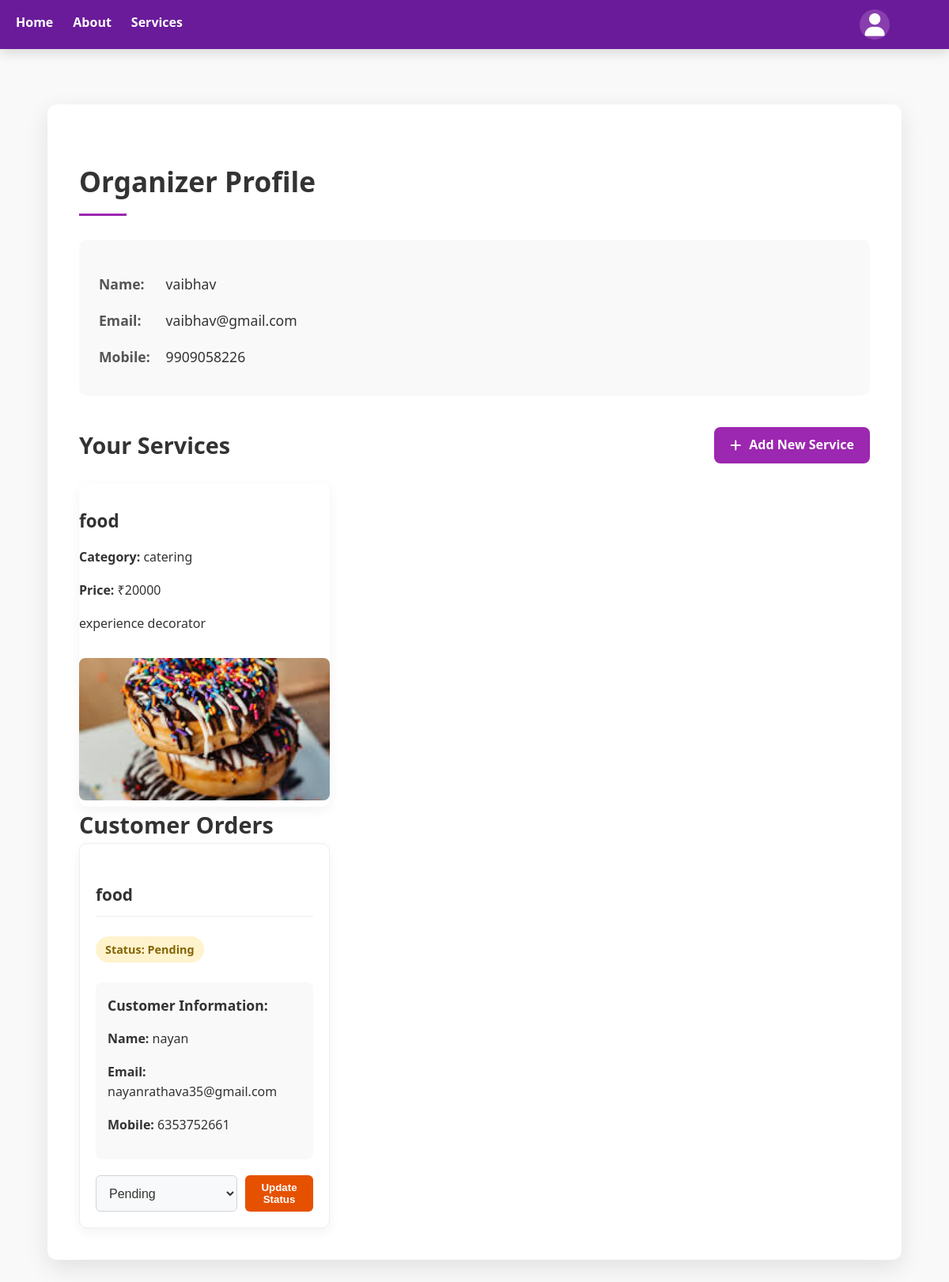
The app's page /profile/organizer (signed in) with its own data.
### model.py (models this page shows)
class User(db.Model):
    id = db.Column(db.Integer, primary_key=True)
    role = db.Column(db.String(10))  # customer or organizer
    name = db.Column(db.String(100))
    email = db.Column(db.String(100), unique=True)
    mobile = db.Column(db.String(15))  # New field
    password = db.Column(db.String(200))

class Service(db.Model):
    id = db.Column(db.Integer, primary_key=True)
    title = db.Column(db.String(100))
    category = db.Column(db.String(100))
    description = db.Column(db.Text)
    price = db.Column(db.Integer)
    image = db.Column(db.String(100))
    organizer_id = db.Column(db.Integer, db.ForeignKey('user.id'))
    organizer = db.relationship('User', backref='services')

class Order(db.Model):
    id = db.Column(db.Integer, primary_key=True)
    customer_id = db.Column(db.Integer, db.ForeignKey('user.id'))
    service_id = db.Column(db.Integer, db.ForeignKey('service.id'))
    status = db.Column(db.String(20))
    service = db.relationship('Service', backref='orders')
    customer = db.relationship('User', backref='customer_orders')

### app.py (the view)
@app.route('/profile/organizer')
def profile_organizer():
    if 'user_id' not in session or session['role'] != 'organizer':
        return redirect(url_for('login'))
    user = User.query.get(session['user_id'])
    services = Service.query.filter_by(organizer_id=user.id).all()
    service_ids = [s.id for s in services]
    orders = Order.query.filter(Order.service_id.in_(service_ids)).all()
    return render_template('profile_organizer.html', user=user, services=services, orders=orders)

### templates/profile_organizer.html (shortened to what this page needs)
{% extends "layout.html" %}
{% block content %}
<div class="profile-container">
    <h2 class="profile-heading">Organizer Profile</h2>
    <div class="profile-info">
        <p><strong>Name:</strong> {{ user.name }}</p>
        <p><strong>Email:</strong> {{ user.email }}</p>
        <p><strong>Mobile:</strong> {{ user.mobile }}</p>
    </div>
    <div class="section-header">
        <h3 class="section-heading">Your Services</h3>
        <a href="{{ url_for('add_service') }}" class="action-button"><i class="fas fa-plus"></i> Add New Service</a>
    </div>
    {% if services %}
    <div class="services-list">
        {% for service in services %}
        <div class="service-card profile-service">
            <h4 class="service-title">{{ service.title }}</h4>
            <p><strong>Category:</strong> {{ service.category }}</p>
            <p><strong>Price:</strong> ₹{{ service.price }}</p>
            <p>{{ service.description }}</p>
            {% if service.image %}
                <img src="{{ url_for('static', filename='uploads/' + service.image) }}" class="profile-service-image" alt="Service Image">
            {% endif %}
        </div>
        {% endfor %}
    </div>
    {% else %}
    <p class="no-services">No services added yet.</p>
    {% endif %}
    <h3 class="section-heading">Customer Orders</h3>
    {% if orders %}
    <div class="orders-list">
        {% for order in orders %}
        <div class="order-card">
            <h4 class="order-title">{{ order.service.title }}</h4>
            <p class="order-status {{ order.status.lower() }}"><strong>Status:</strong> {{ order.status }}</p>
            <div class="customer-details">
                <h5>Customer Information:</h5>
                <p><strong>Name:</strong> {{ order.customer.name }}</p>
                <p><strong>Email:</strong> {{ order.customer.email }}</p>
                <p><strong>Mobile:</strong> {{ order.customer.mobile }}</p>
            </div>
            <div class="order-actions">
                <form action="{{ url_for('update_order_status', order_id=order.id) }}" method="POST" class="status-form">
                    <select name="status" class="status-select">
                        <option value="Pending" {% if order.status == 'Pending' %}selected{% endif %}>Pending</option>
                    </select>
                    <button type="submit" class="update-status-btn">Update Status</button>
                </form>
            </div>
        </div>
        {% endfor %}
    </div>
    {% else %}
    <p class="no-orders">No orders received yet.</p>
    {% endif %}
</div>
{% endblock %}

### static/style.css (style rules this page uses)
body { margin: 0; font-family: 'Segoe UI', Tahoma, Geneva, Verdana, sans-serif; background-color: #f9f9f9; color: #333; line-height: 1.6; padding-top: 72px; }
.service-card { background-color: #fff; border-radius: 10px; overflow: hidden; box-shadow: 0 5px 15px rgba(0,0,0,0.05); transition: transform 0.4s ease, box-shadow 0.4s ease; }
.service-title { font-size: 1.4rem; font-weight: 600; margin-bottom: 10px; color: #333; }
form input, form select, form textarea { width: 100%; padding: 12px 15px; border: 1px solid #ddd; border-radius: 8px; font-size: 1rem; color: #333; background-color: #f9f9f9; transition: border-color 0.3s, box-shadow 0.3s; }
.profile-container { max-width: 1000px; margin: 60px auto; padding: 40px; background-color: #fff; border-radius: 12px; box-shadow: 0 10px 30px rgba(0, 0, 0, 0.1); }
.profile-heading { font-size: 2.2rem; color: #333; margin-bottom: 30px; position: relative; padding-bottom: 15px; }
.profile-heading:after { content: ''; position: absolute; width: 60px; height: 3px; background-color: #9c27b0; bottom: 0; left: 0; }
.profile-info { background-color: #f9f9f9; border-radius: 10px; padding: 25px; margin-bottom: 40px; }
.profile-info p { margin-bottom: 10px; font-size: 1.1rem; }
.profile-info p strong { color: #555; display: inline-block; width: 80px; }
.section-header { display: flex; justify-content: space-between; align-items: center; margin-bottom: 25px; }
.section-heading { font-size: 1.8rem; color: #333; margin: 0; }
.action-button { display: inline-flex; align-items: center; gap: 10px; background-color: #9c27b0; color: white; padding: 10px 20px; border-radius: 8px; font-size: 1rem; font-weight: 600; text-decoration: none; transition: background-color 0.3s, transform 0.3s; }
.action-button i { font-size: 1rem; }
.orders-list, .services-list { display: grid; grid-template-columns: repeat(auto-fill, minmax(300px, 1fr)); gap: 25px; }
.order-card { background-color: #fff; border-radius: 10px; padding: 20px; box-shadow: 0 5px 15px rgba(0,0,0,0.05); transition: transform 0.3s ease, box-shadow 0.3s; border: 1px solid #eee; }
.order-title { font-size: 1.3rem; color: #333; margin-bottom: 15px; padding-bottom: 10px; border-bottom: 1px solid #eee; }
.order-status { display: inline-block; padding: 5px 12px; border-radius: 50px; font-weight: 600; margin: 10px 0; font-size: 0.9rem; }
.order-status.pending { background-color: #fff3cd; color: #856404; }
.customer-details { margin: 15px 0; padding: 15px; background-color: #f9f9f9; border-radius: 8px; }
.customer-details h5 { margin-top: 0; margin-bottom: 10px; color: #333; font-size: 1.1rem; }
.order-actions { margin-top: 20px; }
.status-form { display: flex; gap: 10px; }
.status-select { flex-grow: 1; padding: 8px 12px; border-radius: 6px; border: 1px solid #ced4da; background-color: #f8f9fa; }
.update-status-btn { background-color: #e65100; color: white; border: none; padding: 8px 15px; border-radius: 6px; cursor: pointer; font-weight: 600; transition: background-color 0.3s; }
.profile-service-image { width: 100%; height: 180px; object-fit: cover; border-radius: 8px; margin-top: 15px; }

### records on screen
User: name "vaibhav", email "vaibhav@gmail.com", mobile "9909058226"
Service: title "food", category "catering", price "20000", description "experience decorator", image (picture)
Order: service "food", status "Pending", customer.name "nayan", customer.email "nayanrathava35@gmail.com", customer.mobile "6353752661"
